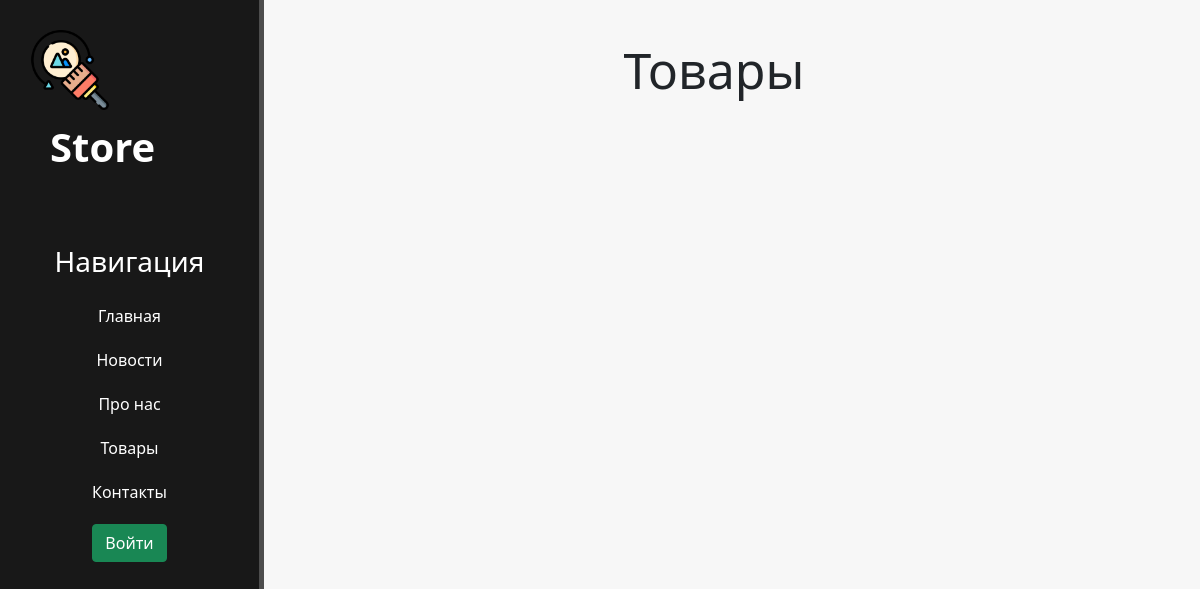
Page /tovars on the earlier database version.
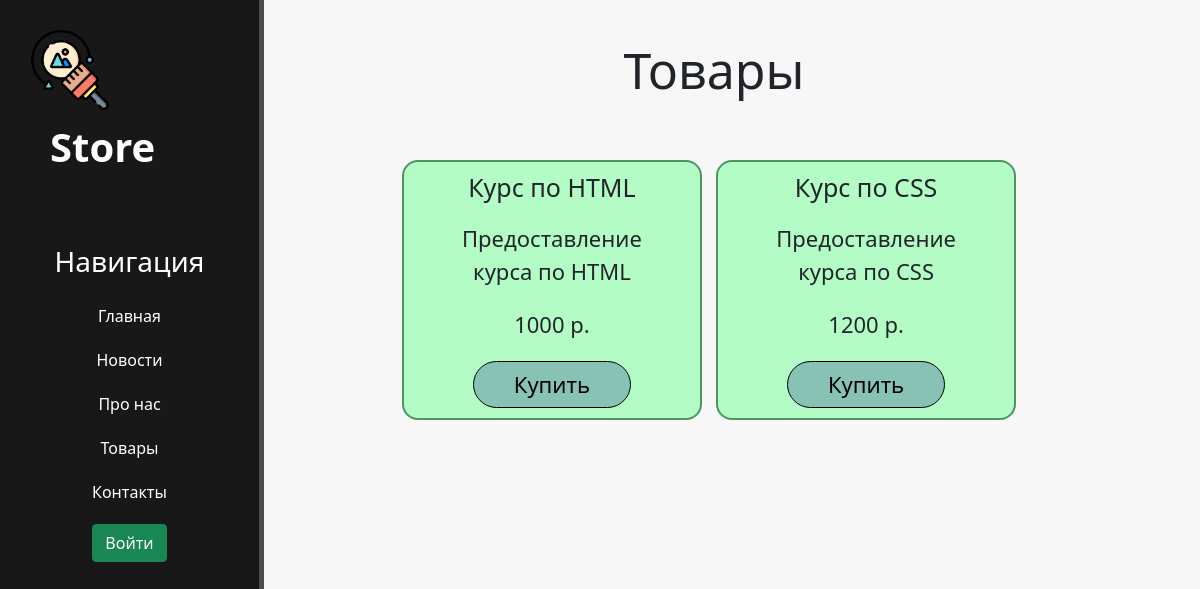
Same page on the later database version.
### main/models.py (models this page shows, shortened)
class Bascet(models.Model):
    title = models.CharField("Название продукта", max_length=50)
    anonse = models.CharField("Описание продукта", max_length=250)
    price = models.IntegerField("Цена продукта")
    class Meta:
        verbose_name = 'Продукт'
        verbose_name_plural = 'Продукты'

### main/views.py (the view)
# urls.py: path('tovars', views.tovars, name = "tovars")
def tovars(request):
    products = Bascet.objects.all()
    data = {'title':'Товары', 'products':products}
    return render(request, 'main/tovars.html',data)

### main/templates/main/tovars.html (shortened to what this page needs)
{% extends 'main/loyout.html' %}
{% block content %}
<div class="features">
  <h1>Товары</h1>
  <div class="products">
    {% for product in products %}
      <div class="product-count">
        <h2>{{ product.title }}</h2>
        <p>{{ product.anonse }}</p>
        <p>{{ product.price}} р.</p>
        <a href="basket"><button class="btn btn-info">Купить</button></a>
      </div>
    {% endfor %}
  </div>
</div>
{% endblock %}

### main/templates/main/loyout.html (shortened to what this page needs)
{% load static %}
<!DOCTYPE html>
<html lang="ru" dir="ltr">
  <head>
    <link href="https://cdn.jsdelivr.net/npm/bootstrap@5.1.3/dist/css/bootstrap.min.css" rel="stylesheet">
    <link rel="stylesheet" href="{% static 'main/css/main.css' %}">
  </head>
  <body>
    <aside>
      <a href="/"><img src="{% static 'main/img/logo.png' %}" alt="Логотип"></a>
      <a href="/"><span class="logo">Store</span></a>
      <h3>Навигация</h3>
      <ul>
        <a href="{% url 'home'%}"><li>Главная</li></a>
        <a href="{% url 'news_home'%}"><li>Новости</li></a>
        <a href="{% url 'about'%}"><li>Про нас</li></a>
        <a href="{% url 'tovars'%}"><li>Товары</li></a>
        <a href="{% url 'contacts'%}"><li>Контакты</li></a>
        {% if user.is_authenticated %}
         <li>User: {{ user.get_username }}</li>
         <li><a href="{% url 'logout'%}?next={{request.path}}"><button class="btn btn-success">Выйти</button></a></li>
        {% else %}
         <li><a href="{% url 'login'%}?next={{request.path}}"><button class="btn btn-success">Войти</button></a></li>
        {% endif %}
      </ul>
    </aside>
    <main>
      {% block content %}
      {% endblock %}
    </main>
  </body>
</html>

### main/static/main/css/main.css (style rules this page uses)
body { background: #f7f7f7; }
aside { float: left; background: #181818; width: 22%; padding: 2.5%; height: 100vh; color: #fff; border-right: 5px solid #4d4d4d; }
aside img { width: 80px; float:left; }
aside .logo { font-size: 40px; margin-left: 20px; font-weight: bold; position: relative; top: 7px; }
aside h3 { margin-top: 70px; font-size: 28px; padding: inherit; text-align: center; }
aside a { text-decoration: none; color: #fff; }
aside ul { text-align: center; list-style: none; padding-left: 0px; }
aside ul a { text-decoration: none; }
aside ul li { color: #fff; display: block; margin-top: 20px; transition: .4s ease; text-decoration: none; }
main .features { float: left; text-align: center; width: 75%; margin-top: 40px; }
main .features h1 { font-size: 50px; margin-bottom: 30px; }
main .features p { max-width: 70%; margin: 20px auto; font-size: 22px; }
main .features button { font-size: 22px; border-radius: 25px; padding: 6px 40px; }
.products { margin: 0 auto; margin-top: 60px; }
.product-count { background: #b3fcc6; display: inline-block; margin-right: 10px; border-radius: 16px; border: 2px solid #4d945f; max-width: 300px; padding: 10px 10px 10px 10px; }
.product-count h2 { font-size: 25px; }
.products .product-count button { background-color: #88c2b4; border: 1px solid black; }

Differences in the rows shown:
added Bascet: title "Курс по HTML", anonse "Предоставление курса по HTML", price "1000"
added Bascet: title "Курс по CSS", anonse "Предоставление курса по CSS", price "1200"
